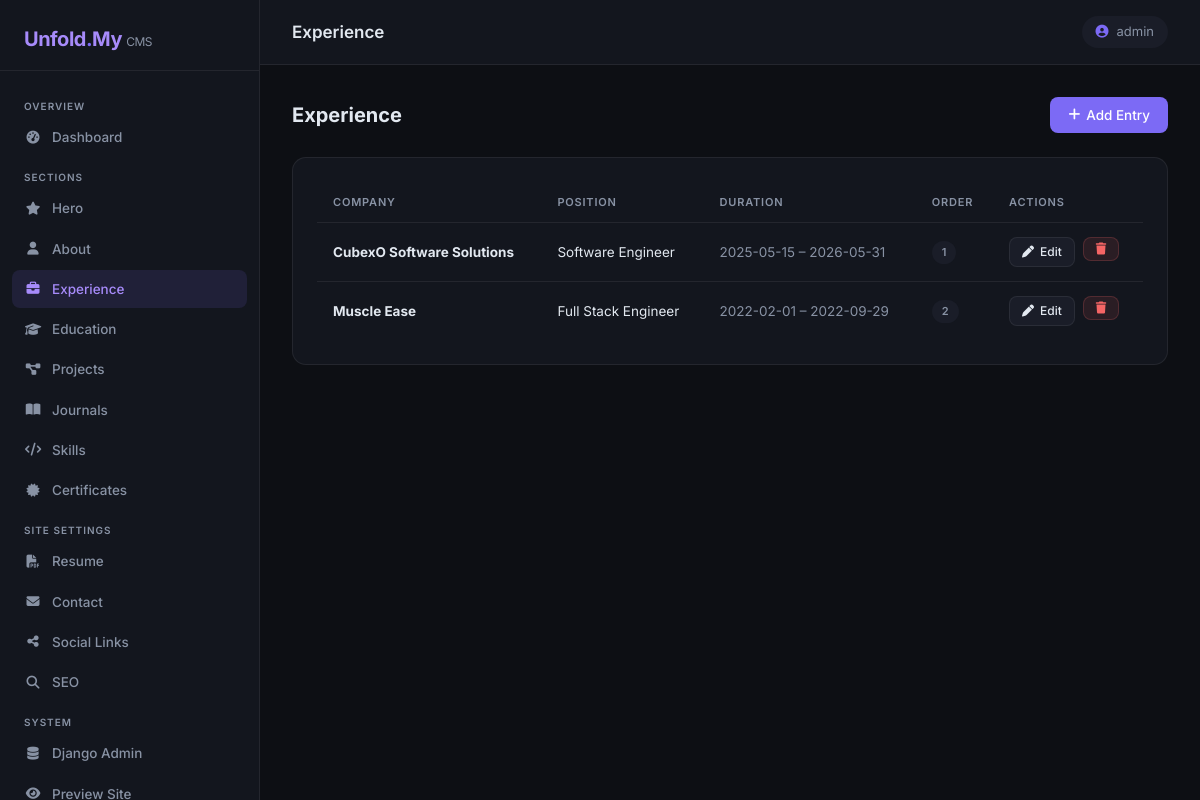
The page /admin-panel/experience/ (signed in) on the database its author committed.
### profile_1/models.py (models this page shows, shortened)
class Experience(models.Model):
    company = models.CharField(max_length=200)
    position = models.CharField(max_length=200)
    location = models.CharField(max_length=150, blank=True)
    start_date = models.CharField(max_length=30, default="", blank=True)
    end_date = models.CharField(max_length=30, default="", blank=True)
    description = models.TextField()
    technologies = models.JSONField(default=list, blank=True)
    display_order = models.PositiveIntegerField(default=0)
    class Meta:
        ordering = ["display_order"]

### profile_1/admin_panel/views.py (the view)
# urls.py: path("experience/",        views.experience_list,     name="experience"),
@staff_required
def experience_list(request):
    items = Experience.objects.all()
    return render(request, "admin-panel/experience.html", {"items": items})

### profile_1/admin_panel/views.py (called while the page is built)
def staff_required(view_func):
    @wraps(view_func)
    def wrapper(request, *args, **kwargs):
        if not (request.user.is_authenticated and request.user.is_staff):
            return redirect("admin_panel:login")
        return view_func(request, *args, **kwargs)
    return wrapper

### profile_1/templates/admin-panel/experience.html (shortened to what this page needs)
{% extends "admin-panel/base.html" %}
{% block page_title_header %}Experience{% endblock %}
{% block nav_experience %}active{% endblock %}
{% block content %}
<div class="page-header">
  <h2>Experience</h2>
  <a href="{% url 'admin_panel:experience-add' %}" class="btn-panel btn-primary-panel"><i class="fa-solid fa-plus"></i> Add Entry</a>
</div>
<div class="panel-card">
  {% if items %}
  <table class="panel-table">
    <thead>
      <tr>
        <th>Company</th>
        <th>Position</th>
        <th>Duration</th>
        <th>Order</th>
        <th>Actions</th>
      </tr>
    </thead>
    <tbody>
      {% for item in items %}
      <tr>
        <td><strong>{{ item.company }}</strong></td>
        <td>{{ item.position }}</td>
        <td style="color:var(--muted)">{{ item.start_date }} – {{ item.end_date }}</td>
        <td><span class="badge-panel badge-muted">{{ item.display_order }}</span></td>
        <td>
          <div style="display:flex;gap:8px;">
            <a href="{% url 'admin_panel:experience-edit' item.pk %}" class="btn-panel btn-secondary-panel btn-sm-panel"><i class="fa-solid fa-pen"></i> Edit</a>
            <form method="post" action="{% url 'admin_panel:experience-delete' item.pk %}" style="display:inline;" onsubmit="return confirm('Delete this entry?')">
              <button type="submit" class="btn-panel btn-danger-panel btn-sm-panel"><i class="fa-solid fa-trash"></i></button>
            </form>
          </div>
        </td>
      </tr>
      {% endfor %}
    </tbody>
  </table>
  {% else %}
  <div class="empty-state"><i class="fa-solid fa-briefcase"></i>No experience entries yet.</div>
  {% endif %}
</div>
{% endblock %}

### profile_1/templates/admin-panel/base.html (shortened to what this page needs)
{% load static %}
<!DOCTYPE html>
<html lang="en">
<head>
  <link rel="stylesheet" href="https://cdn.jsdelivr.net/npm/bootstrap@5.3.2/dist/css/bootstrap.min.css">
  <link rel="stylesheet" href="https://cdnjs.cloudflare.com/ajax/libs/font-awesome/6.5.1/css/all.min.css">
</head>
<body>
  <aside class="sidebar">
    <div class="sidebar-brand">Unfold<span>.</span>My <span style="font-size:12px;font-weight:400;color:var(--muted)">CMS</span></div>
    <nav class="sidebar-nav">
      <div class="nav-section-label">Overview</div>
      <a href="{% url 'admin_panel:dashboard' %}" class="sidebar-link {% block nav_dashboard %}{% endblock %}">
        <i class="fa-solid fa-gauge-high"></i> Dashboard
      </a>
      <div class="nav-section-label">Sections</div>
      <a href="{% url 'admin_panel:hero' %}" class="sidebar-link {% block nav_hero %}{% endblock %}">
        <i class="fa-solid fa-star"></i> Hero
      </a>
      <a href="{% url 'admin_panel:about' %}" class="sidebar-link {% block nav_about %}{% endblock %}">
        <i class="fa-solid fa-user"></i> About
      </a>
      <a href="{% url 'admin_panel:experience' %}" class="sidebar-link {% block nav_experience %}{% endblock %}">
        <i class="fa-solid fa-briefcase"></i> Experience
      </a>
      <a href="{% url 'admin_panel:education' %}" class="sidebar-link {% block nav_education %}{% endblock %}">
        <i class="fa-solid fa-graduation-cap"></i> Education
      </a>
      <a href="{% url 'admin_panel:projects' %}" class="sidebar-link {% block nav_projects %}{% endblock %}">
        <i class="fa-solid fa-diagram-project"></i> Projects
      </a>
      <a href="{% url 'admin_panel:journals' %}" class="sidebar-link {% block nav_journals %}{% endblock %}">
        <i class="fa-solid fa-book-open"></i> Journals
      </a>
      <a href="{% url 'admin_panel:skills' %}" class="sidebar-link {% block nav_skills %}{% endblock %}">
        <i class="fa-solid fa-code"></i> Skills
      </a>
      <a href="{% url 'admin_panel:certifications' %}" class="sidebar-link {% block nav_certifications %}{% endblock %}">
        <i class="fa-solid fa-certificate"></i> Certificates
      </a>
      <div class="nav-section-label">Site Settings</div>
      <a href="{% url 'admin_panel:resume' %}" class="sidebar-link {% block nav_resume %}{% endblock %}">
        <i class="fa-solid fa-file-pdf"></i> Resume
      </a>
      <a href="{% url 'admin_panel:contact' %}" class="sidebar-link {% block nav_contact %}{% endblock %}">
        <i class="fa-solid fa-envelope"></i> Contact
      </a>
      <a href="{% url 'admin_panel:social' %}" class="sidebar-link {% block nav_social %}{% endblock %}">
        <i class="fa-solid fa-share-nodes"></i> Social Links
      </a>
      <a href="{% url 'admin_panel:seo' %}" class="sidebar-link {% block nav_seo %}{% endblock %}">
        <i class="fa-solid fa-magnifying-glass"></i> SEO
      </a>
      <div class="nav-section-label">System</div>
      <a href="/admin/" target="_blank" class="sidebar-link">
        <i class="fa-solid fa-database"></i> Django Admin
      </a>
      <a href="/" target="_blank" class="sidebar-link">
        <i class="fa-solid fa-eye"></i> Preview Site
      </a>
    </nav>
  </aside>
  <div class="main-content">
    <div class="topbar">
      <h1>{% block page_title_header %}Dashboard{% endblock %}</h1>
      <div class="user-chip"><i class="fa-solid fa-circle-user"></i> {{ request.user.username }}</div>
    </div>
    <div class="page-body">
      {% block content %}{% endblock %}
    </div>
  </div>
</body>
</html>

### profile_1/templates/admin-panel/base.html (style rules this page uses)
:root { --sidebar-w: 260px; --bg: #0d0f14; --surface: #13161e; --surface2: #1a1d28; --border: rgba(255,255,255,0.07); --accent: #7c6af5; --accent2: #a78bfa; --text: #e2e8f0; --muted: #8892a4; --danger: #f56565; --success: #48bb78; }
*, *::before, *::after { box-sizing: border-box; }
body { margin: 0; font-family: 'Inter', sans-serif; background: var(--bg); color: var(--text); min-height: 100vh; }
.sidebar { position: fixed; top: 0; left: 0; width: var(--sidebar-w); height: 100vh; background: var(--surface); border-right: 1px solid var(--border); display: flex; flex-direction: column; z-index: 100; overflow-y: auto; }
.sidebar-brand { padding: 24px 24px 16px; font-size: 20px; font-weight: 700; letter-spacing: -0.5px; color: var(--accent2); border-bottom: 1px solid var(--border); }
.sidebar-brand span { color: var(--accent); }
.sidebar-nav { flex: 1; padding: 16px 12px; }
.nav-section-label { font-size: 10px; text-transform: uppercase; letter-spacing: 1px; color: var(--muted); padding: 12px 12px 4px; font-weight: 600; }
.sidebar-link { display: flex; align-items: center; gap: 10px; padding: 9px 12px; border-radius: 8px; font-size: 13.5px; font-weight: 500; color: var(--muted); text-decoration: none; margin-bottom: 2px; transition: all .15s ease; }
.sidebar-link:hover, .sidebar-link.active { background: rgba(124,106,245,.12); color: var(--accent2); }
.sidebar-link i { width: 18px; text-align: center; font-size: 13px; }
.main-content { margin-left: var(--sidebar-w); min-height: 100vh; display: flex; flex-direction: column; }
.topbar { position: sticky; top: 0; z-index: 50; background: var(--surface); border-bottom: 1px solid var(--border); padding: 16px 32px; display: flex; align-items: center; justify-content: space-between; }
.topbar h1 { font-size: 17px; font-weight: 600; margin: 0; }
.topbar .user-chip { background: var(--surface2); border-radius: 40px; padding: 6px 14px; font-size: 13px; color: var(--muted); display: flex; align-items: center; gap: 8px; }
.topbar .user-chip i { color: var(--accent); }
.page-body { flex: 1; padding: 32px; }
.panel-card { background: var(--surface); border: 1px solid var(--border); border-radius: 14px; padding: 24px; }
.btn-panel { display: inline-flex; align-items: center; gap: 6px; padding: 8px 18px; border-radius: 8px; font-size: 13.5px; font-weight: 500; border: none; cursor: pointer; text-decoration: none; transition: all .15s; }
.btn-primary-panel { background: var(--accent); color: #fff; }
.btn-secondary-panel { background: var(--surface2); color: var(--text); border: 1px solid var(--border); }
.btn-danger-panel { background: rgba(245,101,101,.1); color: var(--danger); border: 1px solid rgba(245,101,101,.2); }
.btn-sm-panel { padding: 5px 12px; font-size: 12px; }
.panel-table { width: 100%; border-collapse: collapse; }
.panel-table th { padding: 12px 16px; text-align: left; font-size: 11px; text-transform: uppercase; letter-spacing: 0.8px; color: var(--muted); border-bottom: 1px solid var(--border); font-weight: 600; }
.panel-table td { padding: 14px 16px; border-bottom: 1px solid var(--border); font-size: 13.5px; color: var(--text); vertical-align: middle; }
.panel-table tr:last-child td { border-bottom: none; }
.badge-panel { display: inline-block; padding: 3px 10px; border-radius: 20px; font-size: 11px; font-weight: 600; }
.badge-muted { background: var(--surface2); color: var(--muted); }
.page-header { display: flex; align-items: center; justify-content: space-between; margin-bottom: 24px; }
.page-header h2 { font-size: 20px; font-weight: 700; margin: 0; }

### rows shown on the page
Experience: company "CubexO Software Solutions", position "Software Engineer", start_date "2025-05-15", end_date "2026-05-31", display_order "1"
Experience: company "Muscle Ease", position "Full Stack Engineer", start_date "2022-02-01", end_date "2022-09-29", display_order "2"

### other values the page prints
{{ request.user.username }} "admin"
